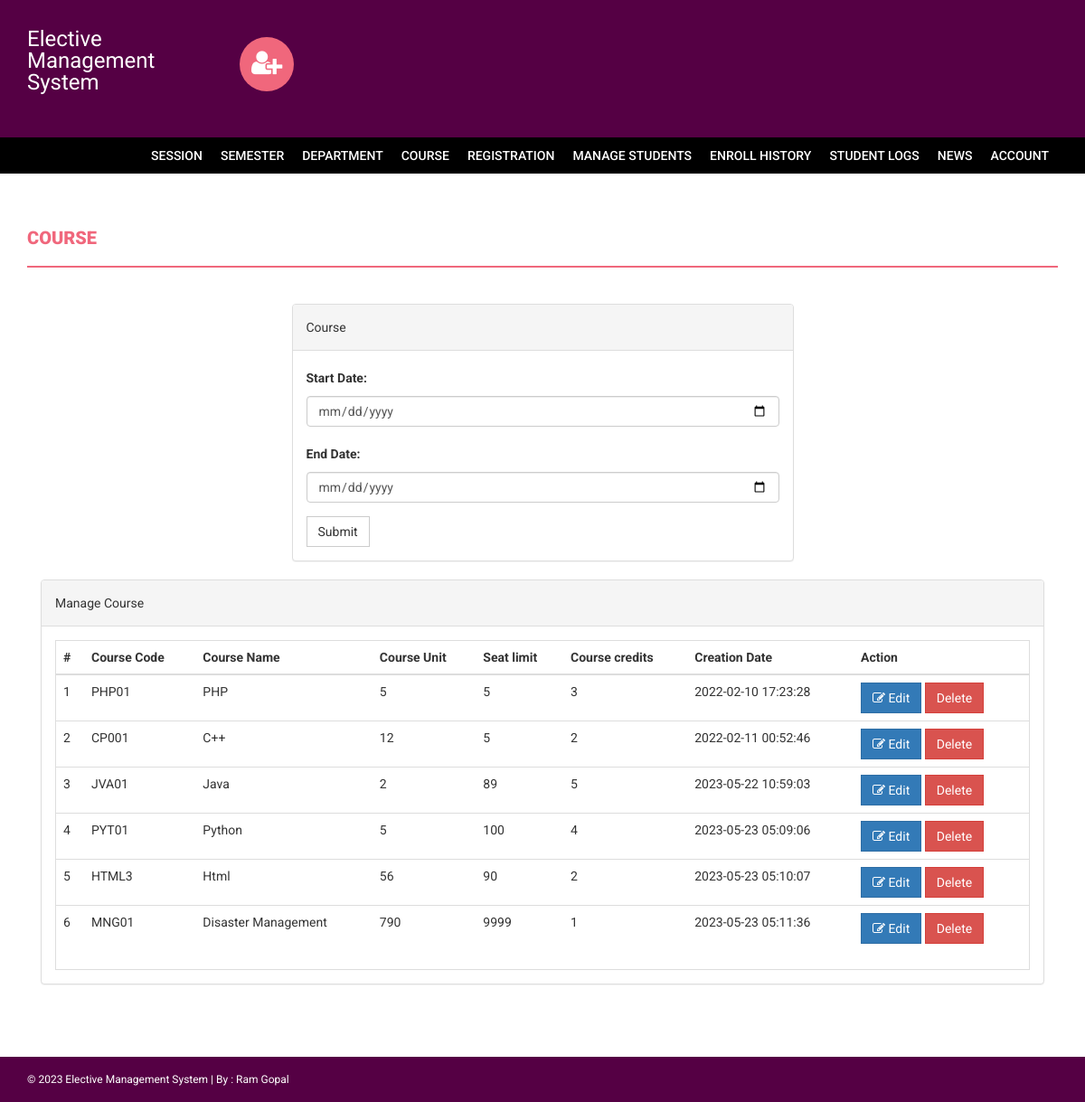
Screenshot of /s/admin/cdline.php (signed in) with the database file from the repository.
### tables this page shows
CREATE TABLE `course` (
  `id` int(11) NOT NULL,
  `courseCode` varchar(255) DEFAULT NULL,
  `courseName` varchar(255) DEFAULT NULL,
  `courseUnit` varchar(255) DEFAULT NULL,
  `noofSeats` int(11) DEFAULT NULL,
  `creationDate` timestamp NULL DEFAULT current_timestamp(),
  `updationDate` varchar(255) DEFAULT NULL,
  `credits` int(11) DEFAULT NULL
);

### s/admin/cdline.php (the view, shortened to what this page needs)
<?php
if(strlen($_SESSION['alogin'])==0)
    {
header('location:index.php');
}
else{
?>
<!DOCTYPE html>
<html xmlns="http://www.w3.org/1999/xhtml">
<head>
    <link href="../assets/css/bootstrap.css" rel="stylesheet" />
    <link href="../assets/css/font-awesome.css" rel="stylesheet" />
    <link href="../assets/css/style.css" rel="stylesheet" />
</head>
<body>
<?php include('includes/header.php');?>
<?php if($_SESSION['alogin']!="")
{
 include('includes/menubar.php');
}
 ?>
    <div class="content-wrapper">
        <div class="container">
              <div class="row">
                    <div class="col-md-12">
                        <h1 class="page-head-line">Course  </h1>
                    </div>
                </div>
                <div class="row" >
                  <div class="col-md-3"></div>
                    <div class="col-md-6">
                        <div class="panel panel-default">
                        <div class="panel-heading">
                           Course
                        </div>
                        <div class="panel-body">
                       <form method="post">
 <div class="form-group">
    <label for="sdate">Start Date:  </label>
    <input type="date" class="form-control" id="sdate" name="sdate" required />
  </div>
<div class="form-group">
    <label for="edate">End Date:  </label>
    <input type="date" class="form-control" id="edate" name="edate" required />
  </div>
 <button type="submit" name="submit" value="Set Dates" class="btn btn-default">Submit</button>
</form>
                            </div>
                            </div>
                    </div>
                </div>
                <div class="col-md-12">
                    <div class="panel panel-default">
                        <div class="panel-heading">
                            Manage Course
                        </div>
                        <div class="panel-body">
                            <div class="table-responsive table-bordered">
                                <table class="table">
                                    <thead>
                                        <tr>
                                            <th>#</th>
                                            <th>Course Code</th>
                                            <th>Course Name </th>
                                            <th>Course Unit</th>
                                            <th>Seat limit</th>
                                            <th>Course credits</th>
                                             <th>Creation Date</th>
                                             <th>Action</th>
                                        </tr>
                                    </thead>
                                    <tbody>
<?php
$sql=mysqli_query($con,"select * from course");
$cnt=1;
while($row=mysqli_fetch_array($sql))
{
?>
                                        <tr>
                                            <td><?php echo $cnt;?></td>
                                            <td><?php echo htmlentities($row['courseCode']);?></td>
                                            <td><?php echo htmlentities($row['courseName']);?></td>
                                            <td><?php echo htmlentities($row['courseUnit']);?></td>
                                             <td><?php echo htmlentities($row['noofSeats']);?></td>
                                             <td><?php echo htmlentities($row['credits']);?></td>
                                            <td><?php echo htmlentities($row['creationDate']);?></td>
                                            <td>
                                            <a href="edit-course.php?id=<?php echo $row['id']?>">
<button class="btn btn-primary"><i class="fa fa-edit "></i> Edit</button> </a>
  <a href="course.php?id=<?php echo $row['id']?>&del=delete" onClick="return confirm('Are you sure you want to delete?')">
                                            <button class="btn btn-danger">Delete</button>
</a>
                                            </td>
                                        </tr>
<?php
$cnt++;
} ?>
                                    </tbody>
                                </table>
                            </div>
                        </div>
                    </div>
                </div>
            </div>
        </div>
  <?php include('includes/footer.php');?>
</body>
</html>
<?php } ?>

### s/assets/css/style.css (style rules this page uses)
body { font-family: 'Roboto', sans-serif; line-height: 30px; }
.content-wrapper { margin-top: 40px; min-height: 600px; padding-bottom: 60px; }
.page-head-line { font-weight: 900; padding-bottom: 20px; border-bottom: 2px solid #F0677C; text-transform: uppercase; color: #F0677C; font-size: 20px; margin-bottom: 40px; }
.btn { border-radius: 0px; -webkit-border-radius: 0px; -moz-border-radius: 0px; }

### rows the page displays
course: courseCode "PHP01", courseName "PHP", courseUnit "5", noofSeats "5", credits "3", creationDate "2022-02-10 17:23:28"
course: courseCode "CP001", courseName "C++", courseUnit "12", noofSeats "5", credits "2", creationDate "2022-02-11 00:52:46"
course: courseCode "JVA01", courseName "Java", courseUnit "2", noofSeats "89", credits "5", creationDate "2023-05-22 10:59:03"
course: courseCode "PYT01", courseName "Python", courseUnit "5", noofSeats "100", credits "4", creationDate "2023-05-23 05:09:06"
course: courseCode "HTML3", courseName "Html", courseUnit "56", noofSeats "90", credits "2", creationDate "2023-05-23 05:10:07"
course: courseCode "MNG01", courseName "Disaster Management", courseUnit "790", noofSeats "9999", credits "1", creationDate "2023-05-23 05:11:36"
